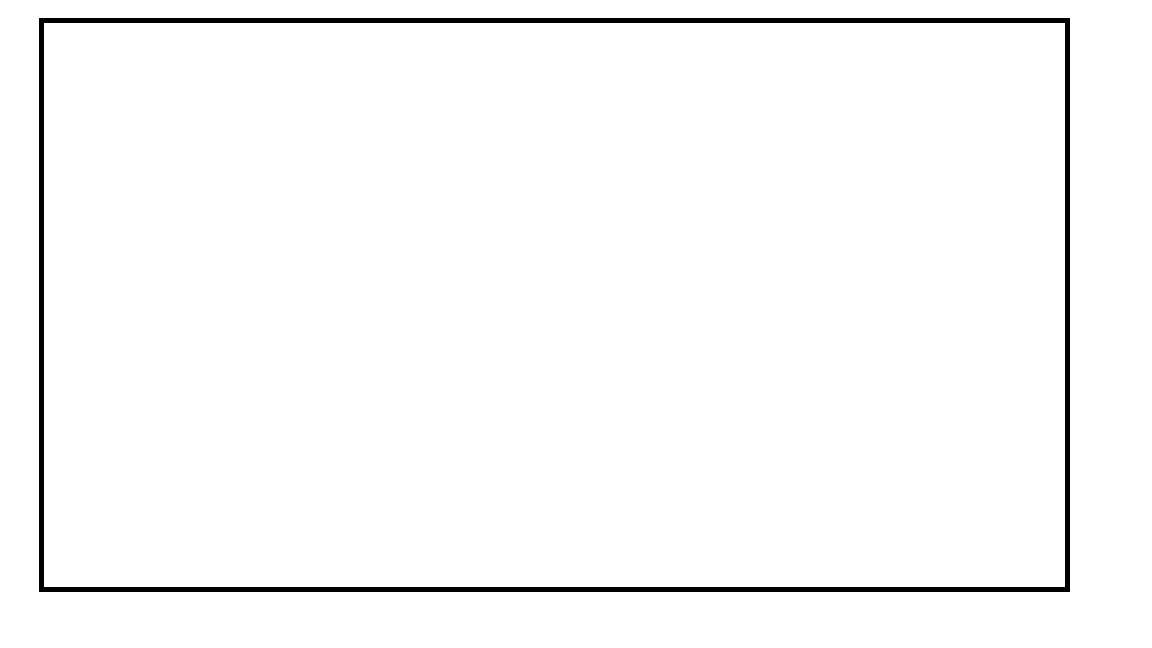
#> input picture imgs/blank.png, 1152 x 648 px
$ python test20.py
#> lines starting #> are read from the running program, lines starting #| are printed output that depends on the picture; after the words box and inside, x2 and y2 are one past the last pixel; in counts of white or black regions, pixels touching at a corner belong together
#! /usr/bin/env python
# -*- coding:utf-8 -*-

import numpy as np
import cv2

# 写文字
save_path = './imgs/'

img = cv2.imread(save_path + 'blank.png')
#> img is the input picture: shape (648, 1152, 3); 97.9% white; 1 black region, box (x1, y1, x2, y2) and area: (39, 18, 1070, 592) 15950

cv2.putText(img, "01234567890A123", (300,300), cv2.FONT_HERSHEY_PLAIN , 2, (0,0,255), 2)
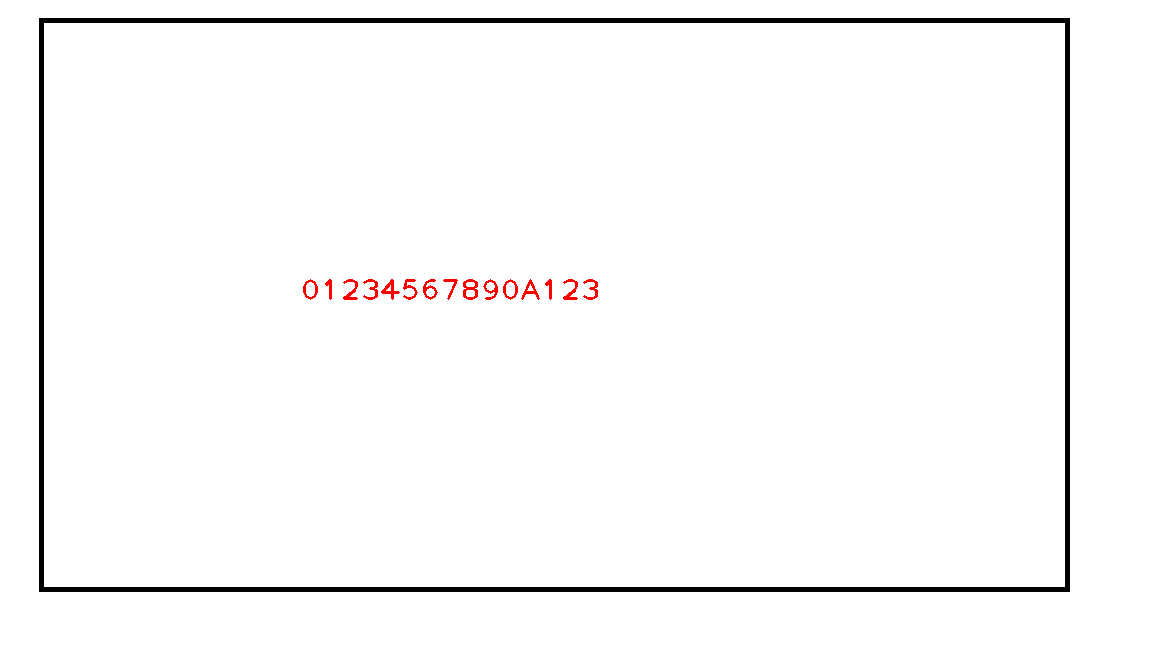
#> img: shape (648, 1152, 3); 0.24% of pixels changed, all inside (x1, y1, x2, y2) = (303, 279, 598, 300)

cv2.imwrite(save_path+'test/num.jpg', img)


cv2.namedWindow('image', 0)
cv2.imshow('image', img)
cv2.waitKey(0) & 0xFF
cv2.destroyAllWindows()

$ run again, with imgs/paper_image.jpg saved as imgs/blank.png
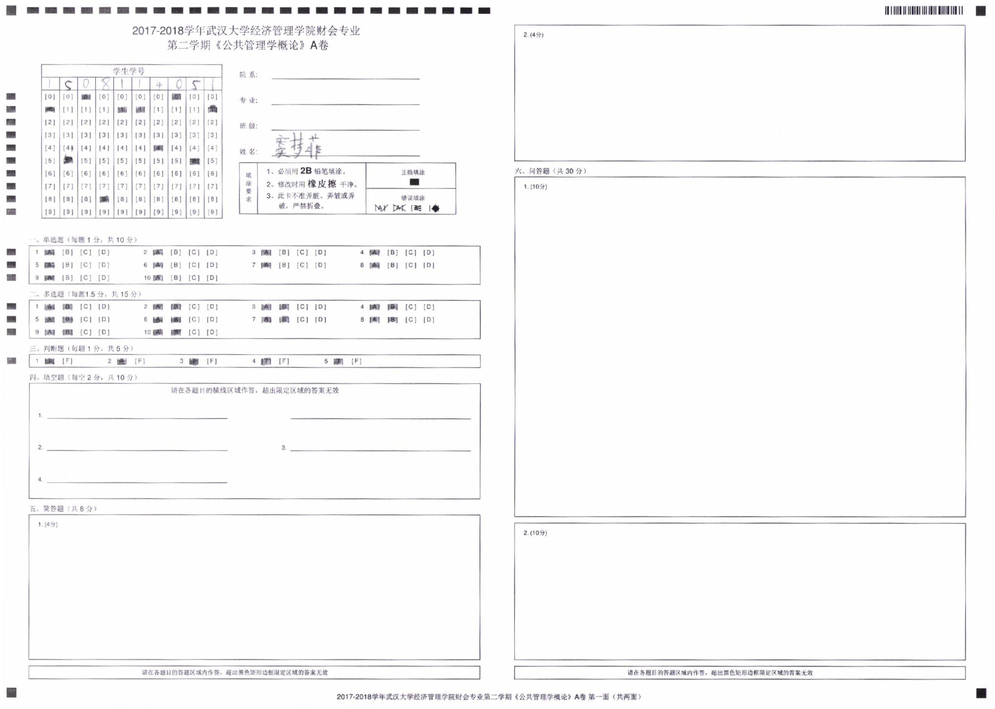
#> input picture imgs/paper_image.jpg, 995 x 709 px, shrunk from 2466 x 1759 before the run
#> img is the input picture: shape (709, 995, 3); mean B, G, R 248.8, 248.5, 248.6
#> `cv2.putText(img, "01234567890A123", (300,300), cv2.FONT_HERSHEY_PLAIN ..`:
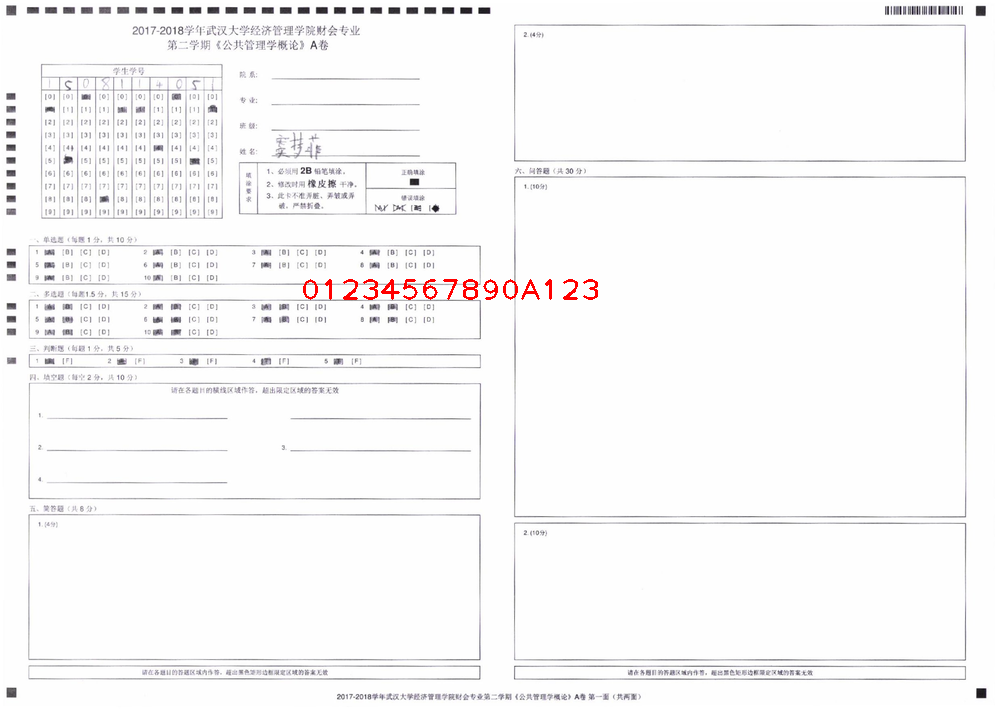
#> img: shape (709, 995, 3); 0.25% of pixels changed, all inside (x1, y1, x2, y2) = (303, 279, 598, 300)
